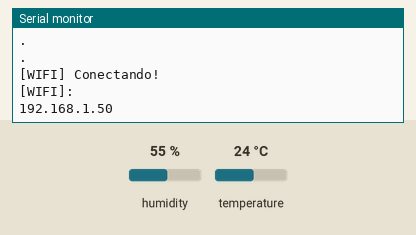
Recording of a sketch running on a simulated ESP32. On the bench: the last lines printed to the serial monitor. Inputs (shaded band) come from the test bench; at power-on: humidity 55 %, temperature 24 °C. WiFi joins after 1.5 s; servers stay silent unless stated; uploads are accepted with an empty reply.

Above: at 4.7 s.
4.8 s: humidity set to 22 %
At 5.18 s:
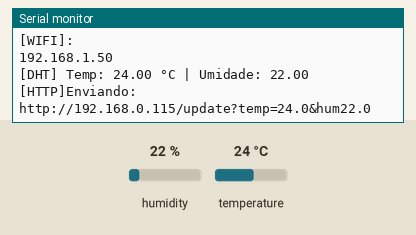
10.9 s: temperature set to 12 °C
At 15.6 s:
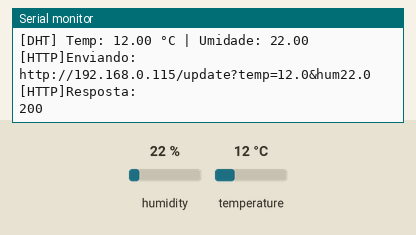
17.0 s: humidity set to 40 %
At 20.6 s:
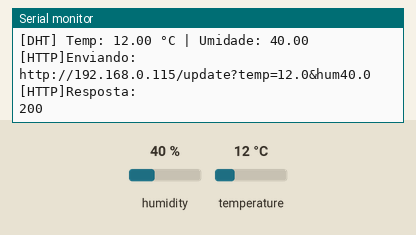

The sketch:

codigoDHT11.ino
```cpp
//________________
//DHT11
//________________
#include <WiFi.h>
#include <HTTPClient.h>
#include "DHT.h"

//DHT
#define DHTPIN 4
#define DHTTYPE DHT11

DHT dht(DHTPIN, DHTTYPE);

// CONEXÃO DE WIFI
const char* ssid = "IoT-B08";
const char* password = "12345678";

//Ip SERVER
const char* serverIP = "192.168.0.115"; /*altera o IP conforme o 1° circuito*/

//controle de canal
unsigned long lastSend = 0;
const long interval = 5000; //5 segs

bool wifiConnected = false;

//----------------------
//WIFI
//----------------------
bool connectWifi(){
  Serial.println("\n[WIFI]Resetando a interface.....");
  WiFi.disconnect(true);
  delay(1000);
  WiFi.mode(WIFI_STA);
  WiFi.begin(ssid, password);
  Serial.println("\n[WIFI]conectando.....");
  Serial.println("\n[WIFI]ssid:  ");
  Serial.println(ssid);

  int tentativas = 0;
  while(WiFi.status() !=WL_CONNECTED && tentativas < 20){
    delay(500);
    Serial.println(".");
    tentativas++;
  }

  if(WiFi.status()== WL_CONNECTED){
    Serial.println("\n[WIFI] Conectando!");
    Serial.println("[WIFI]: ");
    Serial.println(WiFi.localIP());

    return true;
  }else{
    Serial.println("\n[WIFI] Falha na conexão");
    return false;
  }
}

//_________________
// Envio HTTP
//_________________
void sendData(float temp, float hum){

  HTTPClient http;

  String url = "http://"+ String(serverIP) +
              "/update?temp=" + String(temp,1) +
              "&hum" + String(hum,1);

  Serial.println("[HTTP]Enviando: ");
  Serial.println(url);
  http.begin(url);
  http.setTimeout(3000); // 3 segs

  int httpCode = http.GET();
  if (httpCode > 0){
    Serial.println("[HTTP]Resposta: ");
    Serial.println(httpCode);
  }
  http.end();

}

//_________________
// Setup
//_________________
void setup() {
  Serial.begin(115200);
  delay(1000);

  Serial.println("\n[BOOT] Inicializando DHT Client...");

  dht.begin();

  wifiConnected = connectWifi();
}

//_________________
// Loop
//_________________
void loop() {

  // Reconexão wifi
  if (WiFi.status() != WL_CONNECTED) {

    if (wifiConnected) {
      Serial.println("[WIFi] COnexão perdida!");
      wifiConnected = false;
    }

    delay(2000);
    wifiConnected = connectWifi();
    return;
  }

  //Envio periódico (sem delay travando)
  unsigned long currentMillis = millis();

  if (currentMillis - lastSend >= interval) {

    lastSend = currentMillis;

    float temp = dht.readTemperature();
    float hum = dht.readHumidity();

    if (isnan(temp) || isnan(hum)) {
      Serial.println("[DHT] Falha na leitura");
      return;
    }

    Serial.print("[DHT] Temp: ");
    Serial.print(temp);
    Serial.print(" °C | Umidade: ");
    Serial.println(hum);

    sendData(temp, hum);
  }
}
```

Measured:
- after the input at 4.8 s, the serial monitor: prints a new line after 0.22 s (image 1)
- after the input at 10.9 s, the serial monitor: prints a new line after 4.1 s (image 2)
- after the input at 17.0 s, the serial monitor: prints a new line after 3.0 s (image 3)
